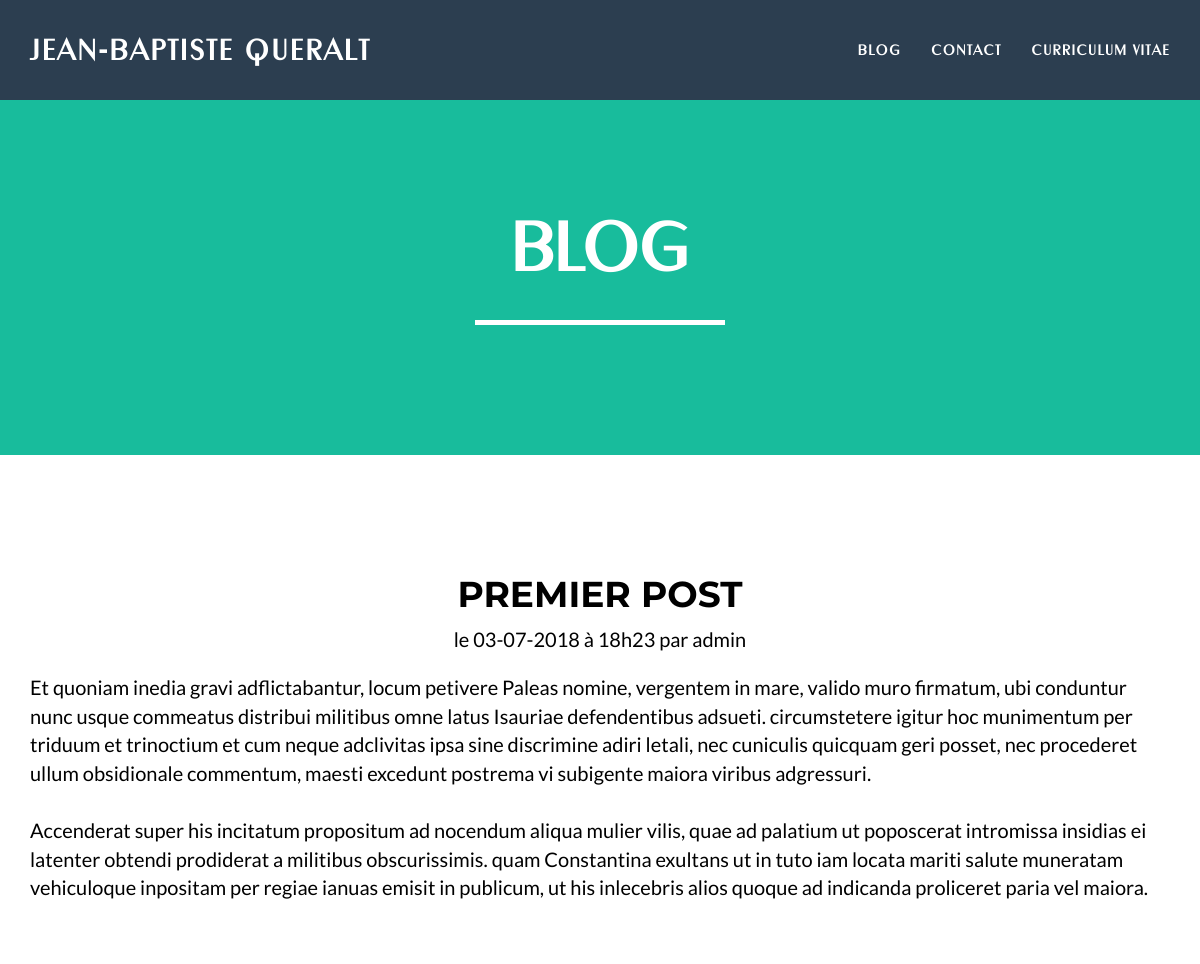
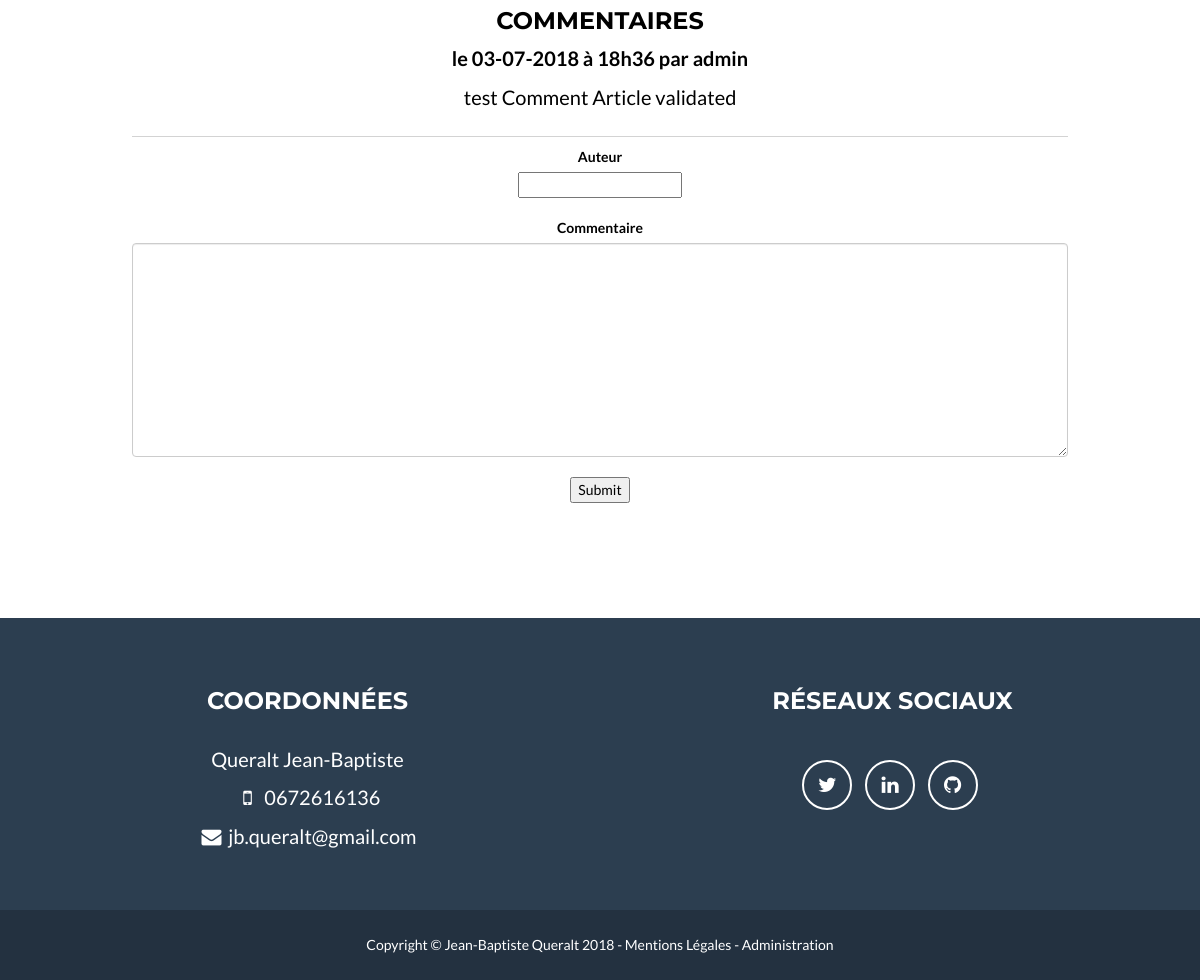
The page /view/article.php?id=1 on the database its author committed (2 pictures, top to bottom).
### tables this page shows
CREATE TABLE IF NOT EXISTS `post` (
  `id` int(11) NOT NULL AUTO_INCREMENT,
  `user_id` int(11) NOT NULL,
  `title` varchar(200) NOT NULL,
  `content` text NOT NULL,
  `post_date` datetime NOT NULL,
  `edit_date` datetime DEFAULT NULL,
  `edit_author` varchar(25) DEFAULT NULL,
  PRIMARY KEY (`id`)
);

CREATE TABLE IF NOT EXISTS `user` (
  `id` int(11) NOT NULL AUTO_INCREMENT,
  `username` varchar(200) NOT NULL,
  `password` varchar(255) NOT NULL,
  `email` varchar(200) NOT NULL,
  `validated` tinyint(1) DEFAULT NULL,
  PRIMARY KEY (`id`)
);

CREATE TABLE IF NOT EXISTS `comment` (
  `id` int(11) NOT NULL AUTO_INCREMENT,
  `post_id` int(11) NOT NULL,
  `author` varchar(200) NOT NULL,
  `content` text NOT NULL,
  `comment_date` datetime NOT NULL,
  `authorized` tinyint(1) NOT NULL,
  PRIMARY KEY (`id`)
);

### model/PostManager.php (called while the page is built, shortened)
<?php
class PostManager extends Manager
{
    public function showArticle($idArticle)
    {
        $db = $this->dbConnect();
        $req = $db->prepare("SELECT id, user_id, title, content, edit_author, DATE_FORMAT(post_date, '%d-%m-%Y à %Hh%i') AS post_date, DATE_FORMAT(edit_date, '%d-%m-%Y à %Hh%i') AS edit_date FROM post WHERE id = ?");
        $req->execute(array($idArticle));
        $article = $req->fetch();
        return $article;
    }
    public function getAuthor($idArticle)
    {
        $db = $this->dbConnect();
        $req = $db->prepare("SELECT post.user_id, post.id, user.username FROM post RIGHT JOIN user ON post.user_id = user.id WHERE post.id = ?");
        $req->execute(array($idArticle));
        $author = $req->fetch();
        return $author;
    }
    public function getComments($idArticle)
    {
        $db = $this->dbConnect();
        $req = $db->prepare("SELECT post_id, author, content, DATE_FORMAT(comment_date, '%d-%m-%Y à %Hh%i') AS comment_date, authorized FROM comment WHERE post_id = ? ORDER BY comment_date ASC");
        $req->execute(array($idArticle));
        $comments = $req->fetchAll();
        return $comments;
    }
}

### controller/controller.php (called while the page is built, shortened)
<?php
require_once('../model/PostManager.php');
function showArticle($idArticle)
{
    $postManager = new Model\PostManager();
    $article = $postManager->showArticle($idArticle);
    return $article;
}
function getAuthor($idArticle)
{
    $postManager = new Model\PostManager();
    $author = $postManager->getAuthor($idArticle);
    return $author;
}
function getComments($idArticle)
{
    $postManager = new Model\PostManager();
    $comments = $postManager->getComments($idArticle);
    return $comments;
}

### view/article.php (the view, shortened to what this page needs)
<?php
require('../controller/controller.php');
include("../view/blogHeader.php");
$article = showArticle($_GET['id']);
$author = getAuthor($_GET['id']);
$comments = getComments($_GET['id']);
?>
<section class="success">
    <div class="container">
        <div class="row">
            <div class="col-lg-12 text-center">
                <h1><?= isset($article['title'])? htmlspecialchars($article['title']) :'titre' ?></h1>
            </div>
            <p class="text-center">le <?= isset($article['post_date'])? $article['post_date']: '' ?> par <?= isset($author['username'])? $author['username'] : 'inconnu' ?></p>
        </div>
        <div class="row">
            <div class="col-lg-12">
                <p><?= isset($article['content'])? nl2br($article['content']) : 'void' ?></p>
            </div>
        </div>
        <div class="row"></br></br>
            <div class="col-lg-12 text-center comments"><h3>Commentaires</h2>
                <?php
                foreach ($comments as $comment) :
                    if ($comment['authorized'] == 1) {
                        ?><strong>
                            <p class="col-md-12">le <?= isset($comment['comment_date'])? $comment['comment_date']: 'inconnu'?> par <?= isset($comment['author'])? htmlspecialchars($comment['author']): 'inconnu'?></p>
                        </strong>
                        <p class="col-md-12 border-divider"><?= isset($comment['content'])? nl2br(htmlspecialchars($comment['content'])) : 'Aucun contenu'?></p>
                        <?php
                    }
                endforeach; ?>
            </div>
            <div class="col-lq-12 comments">
                <form method="post" class="text-center form-group" action="addComment.php?id=<?= $article['id'] ?>" method="post">
                    <div>
                        <label for="author">Auteur</label><br />
                        <input type="text" id="authorComment" name="authorComment" value="<?= isset($_SESSION['username'])? htmlspecialchars($_SESSION['username']) :'' ?>" />
                    </div></br>
                    <div>
                        <label for="content">Commentaire</label><br />
                        <textarea id="content" class="form-control" name="content" rows="10"></textarea>
                    </div></br>
                    <div>
                        <input type="submit" />
                    </div>
                </form>
            </div>
        </div>
    </div>
</section>
<?php
include("../view/footer.php");
?>

### css/freelancer.css (style rules this page uses)
body { font-family: 'Lato', 'Helvetica Neue', Helvetica, Arial, sans-serif; overflow-x: hidden; }
p { font-size: 20px; }
h1, h2, h3, h4, h5, h6 { font-family: "Montserrat", "Helvetica Neue", Helvetica, Arial, sans-serif; text-transform: uppercase; font-weight: 700; }
section { padding: 100px 0; }
section.success { color: black; }
.comments { Padding-left: 10%; padding-right: 10%; color: black; }
.border-divider { border-bottom: 1px solid lightgrey; padding-bottom: 25px; }

### rows shown on the page
post: title "PREMIER POST", user.username "admin", content "Et quoniam inedia gravi adflictabantur, locum petivere Paleas nomine, vergentem in mare, valido muro firmatum, ubi conduntur nunc usque commeatus distribui militibus omne latus Isauriae defendentibus adsueti. circumstetere igitur hoc munimentum per triduum et trinoctium et cum neque adclivitas ipsa sine discrimine adiri letali, nec cuniculis quicquam geri posset, nec procederet ullum obsidionale commentum, maesti excedunt postrema vi subigente maiora viribus adgressuri. Accenderat super his incitatum propositum ad nocendum aliqua mulier vilis, quae ad palatium ut poposcerat intromissa insidias ei latenter obtendi prodiderat a militibus obscurissimis. quam Constantina exultans ut in tuto iam…"
comment: comment_date "03-07-2018 à 18h36", author "admin", content "test Comment Article validated"

### other values the page prints
$article['post_date'] "03-07-2018 à 18h23"
